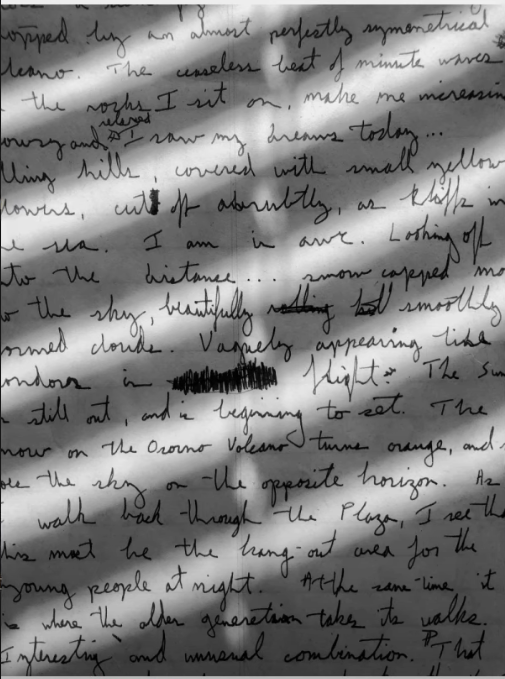
#> input picture data/letter.png, 505 x 679 px, found by its file name
$ python adaptive_threshold.py
#> lines starting #> are read from the running program, lines starting #| are printed output that depends on the picture; after the words box and inside, x2 and y2 are one past the last pixel; in counts of white or black regions, pixels touching at a corner belong together
import os, cv2

img = cv2.imread(os.path.join('.','data','letter.png'))
#> img is the input picture: shape (679, 505, 3); mean B, G, R 126.7, 126.7, 126.7

img_gray = cv2.cvtColor(img, cv2.COLOR_BGR2GRAY)

adaptive_thresh = cv2.adaptiveThreshold(img_gray, 255, cv2.ADAPTIVE_THRESH_GAUSSIAN_C, cv2.THRESH_BINARY, 21, 30) #30 is the size of the regions that has different thresholds and 21 should be an odd number
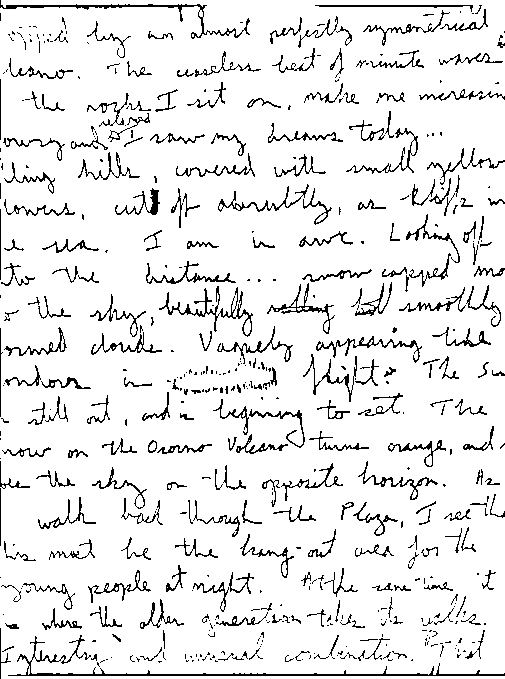
#> adaptive_thresh: shape (679, 505); 91.4% white; black in thin lines or dots
ret, simple_thresh = cv2.threshold(img_gray, 80, 255, cv2.THRESH_BINARY)
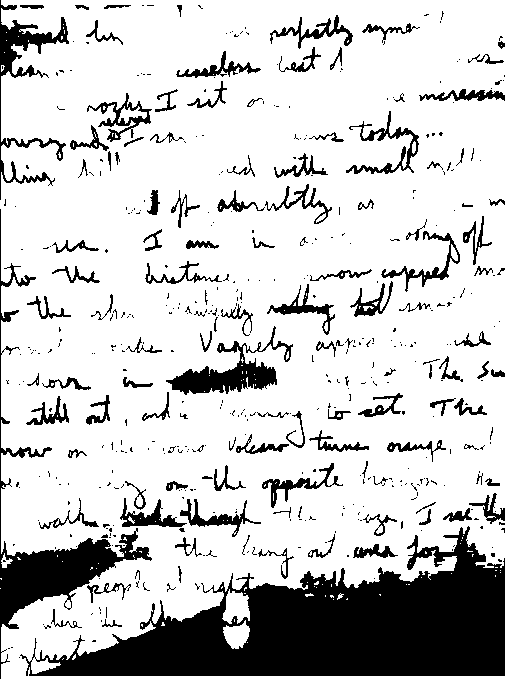
#> simple_thresh: shape (679, 505); 79.7% white; 483 black regions (361 under 20 px), largest, box (x1, y1, x2, y2) and area: (20, 526, 505, 676) 35433, (0, 209, 152, 679) 7001, (166, 326, 293, 395) 2621

cv2.imshow('img', img)
cv2.imshow('thresh', adaptive_thresh)
cv2.imshow('simp', simple_thresh)
cv2.waitKey(0)

$ run again, with data/player.png copied over data/letter.png
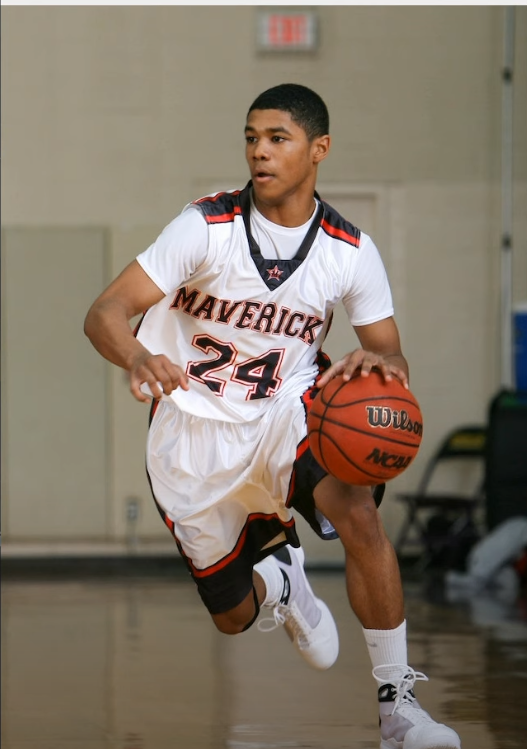
#> input picture data/player.png, 527 x 749 px, found by its file name
#> img is the input picture: shape (749, 527, 3); mean B, G, R 104.8, 119.1, 131.6
#> `adaptive_thresh = cv2.adaptiveThreshold(img_gray, 255, cv2.ADAPTIVE_TH..`:
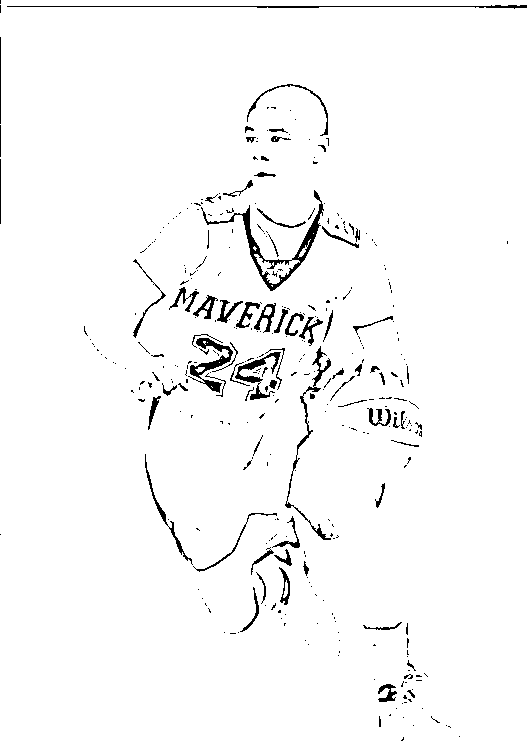
#> adaptive_thresh: shape (749, 527); 97.3% white; 357 black regions (281 under 20 px), largest, box (x1, y1, x2, y2) and area: (201, 190, 324, 291) 1321, (188, 338, 233, 393) 690, (285, 346, 331, 540) 673
#> `ret, simple_thresh = cv2.threshold(img_gray, 80, 255, cv2.THRESH_BINARY)`:
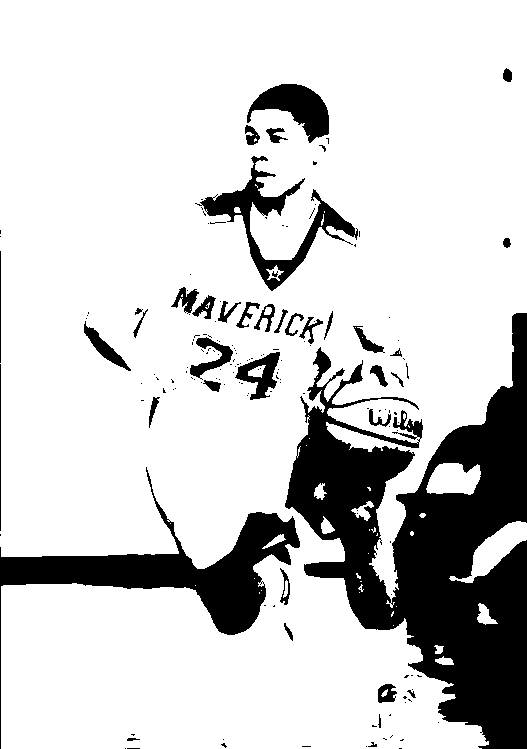
#> simple_thresh: shape (749, 527); 81.2% white; 167 black regions (128 under 20 px), largest, box (x1, y1, x2, y2) and area: (285, 313, 527, 749) 48096, (0, 467, 300, 749) 12744, (195, 156, 358, 291) 4280
